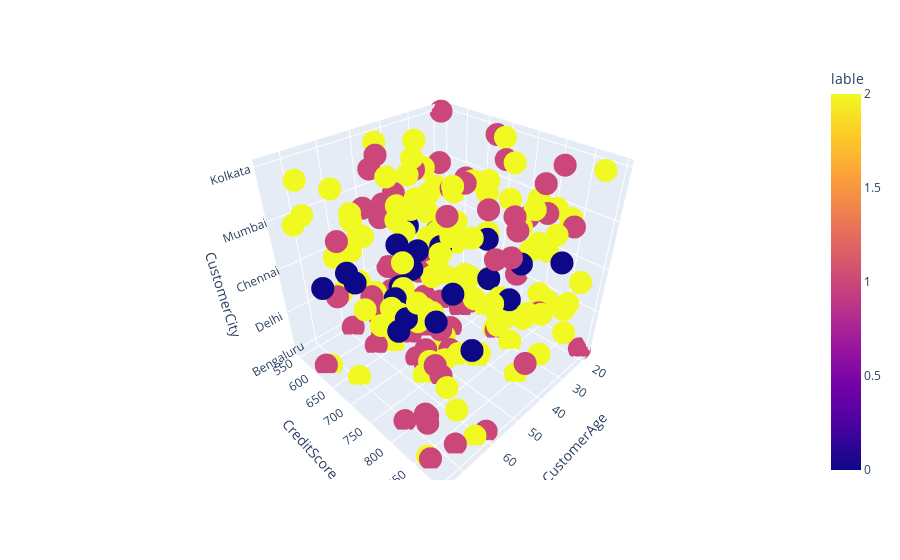

Source (notebook cell):
### Markdown cell above
# Gaussian Mixture 

- Here we use AIC and BIC to evaluate model

### Code cell
X=transformer.fit_transform(df)

GM=GaussianMixture(n_components=3,init_params='kmeans',max_iter=300).fit(X)

lables=GM.predict(X)

GM_DF=df.copy()

GM_DF['lable']=lables

px.scatter_3d(GM_DF, 'CustomerAge', 'CreditScore', 'CustomerCity', color='lable')

### Figure 1 — Plotly figure (JSON) as saved in the notebook; plotly's stock layout.template omitted (floating-point values rounded to 4 significant figures; data arrays with more than 128 entries replaced by an {"elided": "..."} marker saying what was removed)
{"data": [{"hovertemplate": "CustomerAge=%{x}<br>CreditScore=%{y}<br>CustomerCity=%{z}<br>lable=%{marker.color}<extra></extra>", "legendgroup": "", "marker": {"color": {"elided": "200 int values"}, "coloraxis": "coloraxis", "symbol": "circle"}, "mode": "markers", "name": "", "scene": "scene", "showlegend": false, "type": "scatter3d", "x": {"elided": "200 int values"}, "y": {"elided": "200 int values"}, "z": {"elided": "200 str values"}}], "layout": {"coloraxis": {"colorbar": {"title": {"text": "lable"}}, "colorscale": [[0, "#0d0887"], [0.1111, "#46039f"], [0.2222, "#7201a8"], [0.3333, "#9c179e"], [0.4444, "#bd3786"], [0.5556, "#d8576b"], [0.6667, "#ed7953"], [0.7778, "#fb9f3a"], [0.8889, "#fdca26"], [1, "#f0f921"]]}, "legend": {"tracegroupgap": 0}, "margin": {"t": 60}, "scene": {"domain": {"x": [0, 1], "y": [0, 1]}, "xaxis": {"title": {"text": "CustomerAge"}}, "yaxis": {"title": {"text": "CreditScore"}}, "zaxis": {"title": {"text": "CustomerCity"}}}}}
